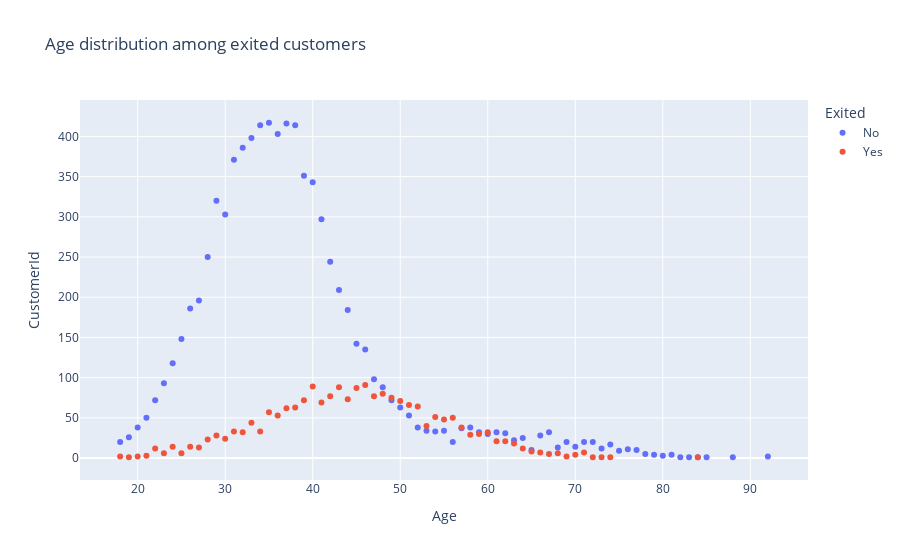

Notebook cell for this chart:
### Code cell
#creamos un gráfico para ver la relación entre la edad y los clientes que se fueron
fig = px.scatter(Age_df, x='Age', y='CustomerId', color='Exited', title='Age distribution among exited customers')
fig.show()

### Figure 1 — Plotly figure (JSON) as saved in the notebook; plotly's stock layout.template omitted (floating-point values rounded to 4 significant figures)
{"data": [{"hovertemplate": "Exited=No<br>Age=%{x}<br>CustomerId=%{y}<extra></extra>", "legendgroup": "No", "marker": {"color": "#636efa", "symbol": "circle"}, "mode": "markers", "name": "No", "orientation": "v", "showlegend": true, "type": "scatter", "x": [18, 19, 20, 21, 22, 23, 24, 25, 26, 27, 28, 29, 30, 31, 32, 33, 34, 35, 36, 37, 38, 39, 40, 41, 42, 43, 44, 45, 46, 47, 48, 49, 50, 51, 52, 53, 54, 55, 56, 57, 58, 59, 60, 61, 62, 63, 64, 65, 66, 67, 68, 69, 70, 71, 72, 73, 74, 75, 76, 77, 78, 79, 80, 81, 82, 83, 84, 85, 88, 92], "xaxis": "x", "y": [20, 26, 38, 50, 72, 93, 118, 148, 186, 196, 250, 320, 303, 371, 386, 398, 414, 417, 403, 416, 414, 351, 343, 297, 244, 209, 184, 142, 135, 98, 88, 72, 63, 53, 38, 34, 33, 34, 20, 37, 38, 32, 30, 32, 31, 22, 25, 10, 28, 32, 13, 20, 14, 20, 20, 12, 17, 9, 11, 10, 5, 4, 3, 4, 1, 1, 1, 1, 1, 2], "yaxis": "y"}, {"hovertemplate": "Exited=Yes<br>Age=%{x}<br>CustomerId=%{y}<extra></extra>", "legendgroup": "Yes", "marker": {"color": "#EF553B", "symbol": "circle"}, "mode": "markers", "name": "Yes", "orientation": "v", "showlegend": true, "type": "scatter", "x": [18, 19, 20, 21, 22, 23, 24, 25, 26, 27, 28, 29, 30, 31, 32, 33, 34, 35, 36, 37, 38, 39, 40, 41, 42, 43, 44, 45, 46, 47, 48, 49, 50, 51, 52, 53, 54, 55, 56, 57, 58, 59, 60, 61, 62, 63, 64, 65, 66, 67, 68, 69, 70, 71, 72, 73, 74, 84], "xaxis": "x", "y": [2, 1, 2, 3, 12, 6, 14, 6, 14, 13, 23, 28, 24, 33, 32, 44, 33, 57, 53, 62, 63, 72, 89, 69, 77, 88, 73, 87, 91, 77, 80, 75, 71, 66, 64, 40, 51, 48, 50, 38, 29, 30, 32, 21, 21, 18, 12, 8, 7, 5, 6, 2, 4, 7, 1, 1, 1, 1], "yaxis": "y"}], "layout": {"legend": {"title": {"text": "Exited"}, "tracegroupgap": 0}, "title": {"text": "Age distribution among exited customers"}, "xaxis": {"anchor": "y", "domain": [0, 1], "title": {"text": "Age"}}, "yaxis": {"anchor": "x", "domain": [0, 1], "title": {"text": "CustomerId"}}}}
